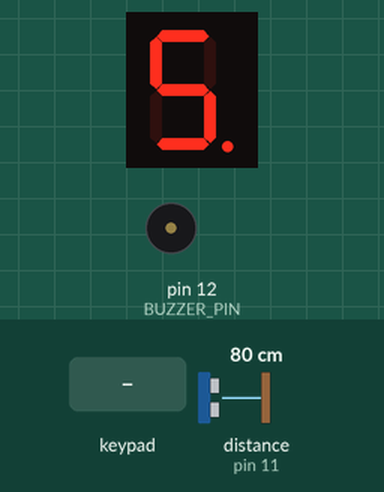
Bench run of a sketch on a simulated Arduino Mega 2560, built with avr-gcc and run on an emulated ATmega2560. Shown: 1-digit seven-segment display, buzzer (waves = sounding, pin HIGH). Wiring (inferred from the names in the program): 1-digit 7-segment display, segments lit when HIGH: segments pin 22, pin 24, pin 26, pin 28, pin 30, pin 32, pin 34, pin 36. The test bench sets the inputs (shaded band); at power-on: distance to the obstacle (sensor on pin 11) 80 cm. The echo pulse lasts 58.3 µs per cm; the segment pins are drawn as the display they are named for; pins used as bus, display or sensor lines are not drawn; what the sketch prints to the serial monitor is not drawn.

Above: at 1.2 s.
1.3 s: keypad keys 1 2 3 4 pressed 0.4 s apart
At 4.2 s:
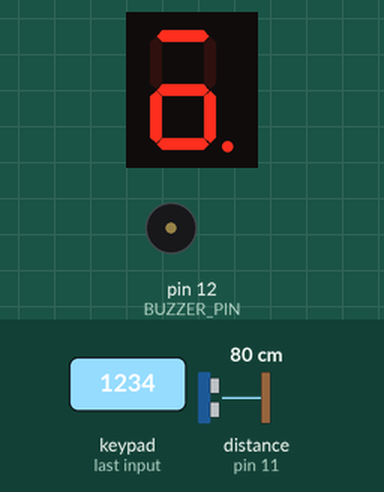
5.0 s: keypad keys 9 8 7 6 pressed 0.4 s apart
At 7.3 s:
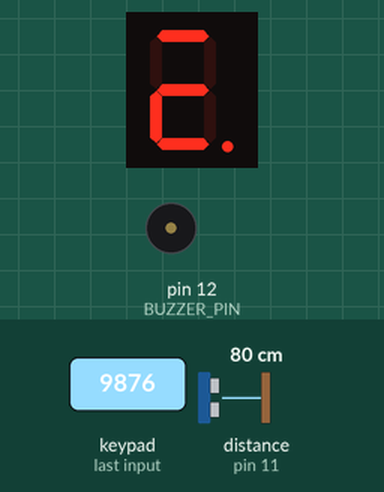
8.1 s: key '5' pressed
At 10.7 s:
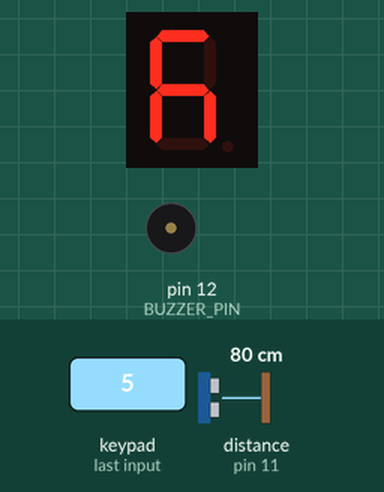
11.1 s: distance to the obstacle (sensor on pin 11) set to 23 cm
12.6 s: distance to the obstacle (sensor on pin 11) set to 18 cm
At 13.7 s:
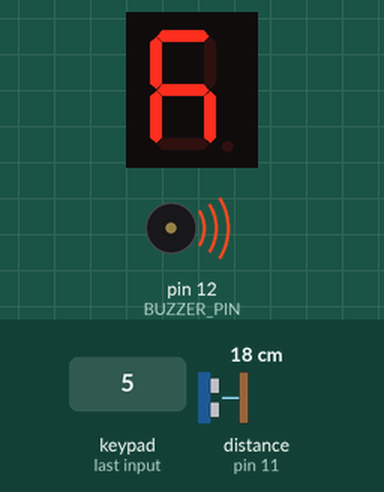
14.2 s: keypad keys 9 8 7 6 # pressed 0.4 s apart
At 16.4 s:
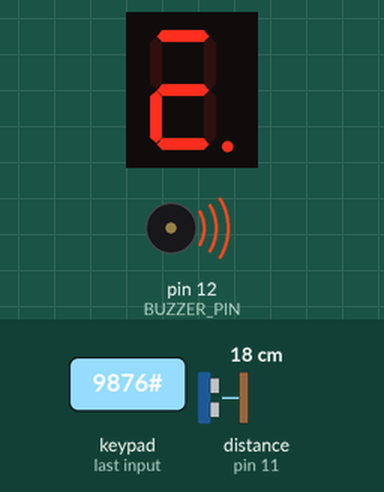
Timing chart, 0 to 17.9 s (numbered marks = the images above; inputs shaded):
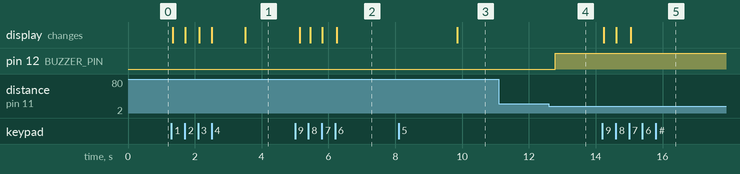

Measured:
- the behaviour switches between 21 and 20 cm on distance to the obstacle (sensor on pin 11) (found by bisection; images 3 and 4)
- after the input at 1.3 s, the display: first changes at once (image 1 shows a later state)
- after the input at 5.0 s, the display: first changes after 0.14 s (image 2 shows a later state)
- after the input at 8.1 s, the display: changes after 1.8 s (image 3)
- after the input at 11.1 s, every drawn part: stays the same
- after the input at 12.6 s, pin 12 (BUZZER_PIN): LOW → HIGH after 0.18 s
- after the input at 14.2 s, the display: first changes at once (image 5 shows a later state)

The sketch:

AlarmSystem.ino
```cpp
#include <Keypad.h>

// Segment pins: A, B, C, D, E, F, G, DP
const int segmentPins[8] = {22, 24, 26, 28, 30, 32, 34, 36}; // 7-segment + DP

// Keypad configuration
const byte ROWS = 4;
const byte COLS = 4;
char hexaKeys[ROWS][COLS] = {
  {'1', '2', '3', 'A'},
  {'4', '5', '6', 'B'},
  {'7', '8', '9', 'C'},
  {'*', '0', '#', 'D'}
};
byte rowPins[ROWS] = {9, 8, 7, 6};
byte colPins[COLS] = {5, 4, 3, 2};
Keypad customKeypad = Keypad(makeKeymap(hexaKeys), rowPins, colPins,
ROWS, COLS);

// Sensor & Buzzer
const int TRIG_PIN = 10;
const int ECHO_PIN = 11;
const int BUZZER_PIN = 12;

// Password
const int pass_array[4] = {1, 2, 3, 4};
const int SIZE = sizeof(pass_array) / sizeof(pass_array[0]);
int user_input_array[4] = {0};
int passw_index = 0;

// Alarm system state
float distance = 999;
bool is_sensor_active = false;
bool alarm_triggered = false;
unsigned long lastKeypadCheck = 0;
unsigned long lastSensorCheck = 0;

void setup() {
  Serial.begin(9600);
  pinMode(BUZZER_PIN, OUTPUT);
  digitalWrite(BUZZER_PIN, LOW);
  pinMode(TRIG_PIN, OUTPUT);
  pinMode(ECHO_PIN, INPUT);

  // Set all segment pins as outputs
  for (int i = 0; i < 8; i++) {
    pinMode(segmentPins[i], OUTPUT);
  }

  Serial.println("🔒 Security System Ready!");
  show0(); // Show 0 on startup
}

void loop() {
  delay(5);
  if (millis() - lastKeypadCheck > 50) {
    lastKeypadCheck = millis();
    char customKey = customKeypad.getKey();

    if (customKey) {
      Serial.print("Key Pressed: ");
      Serial.println(customKey);

      // Show the number on the 7-segment display
      if (customKey >= '0' && customKey <= '9') {
        showNumber(customKey - '0');
        user_input_array[passw_index] = customKey - '0';
        passw_index++;
      }

      if (passw_index == SIZE) {
        if (checkPassword(user_input_array, SIZE)) {
          if (is_sensor_active) {
            Serial.println("🔴 Deactivating Alarm...");
            is_sensor_active = false;
            alarm_triggered = false;
            digitalWrite(BUZZER_PIN, LOW);
            showF(); // D = Deactivate → showF
          } else {
            Serial.println("🟢 Activating Alarm...");
            is_sensor_active = true;
            alarm_triggered = false;
            digitalWrite(BUZZER_PIN, LOW);
            Serial.println("Sensor active! Monitoring...");
            showA(); // A = Activate → showA
          }
        }
        passw_index = 0;
        delay(1500);
      }
    }
  }

  // Sensor logic
  if (is_sensor_active && millis() - lastSensorCheck > 300) {
    lastSensorCheck = millis();

    digitalWrite(TRIG_PIN, LOW);
    delayMicroseconds(5);
    digitalWrite(TRIG_PIN, HIGH);
    delayMicroseconds(10);
    digitalWrite(TRIG_PIN, LOW);

    long duration = pulseIn(ECHO_PIN, HIGH, 50000); // wait for echo (max 50ms)

    if (duration > 0) {
      distance = (duration * 0.0343) / 2.0;
      Serial.print("📏 Distance: ");
      Serial.print(distance);
      Serial.println(" cm");
    } else {
      Serial.println("⚠️ No echo received (duration = 0)");
    }


    if (!alarm_triggered && distance > 0 && distance < 20) {
      alarm_triggered = true;
      Serial.println("🚨 ALARM TRIGGERED");
      digitalWrite(BUZZER_PIN, HIGH);
    }
  }

  if (!is_sensor_active) {
    alarm_triggered = false;
    digitalWrite(BUZZER_PIN, LOW);
  }
}

bool checkPassword(int userInput[], int size) {
  if (size != SIZE) return false;
  for (int i = 0; i < size; i++) {
    if (userInput[i] != pass_array[i]) {
      Serial.println("❌ Wrong password. Try again!");
      showH(); // Error
      delay(2000);
      return false;
    }
  }
  Serial.println("✅ Password Correct!");
  delay(1000);
  return true;
}

// Show number on display

void showNumber(int num) {
  switch (num) {
    case 0: show0(); break;
    case 1: show1(); break;
    case 2: show2(); break;
    case 3: show3(); break;
    case 4: show4(); break;
    case 5: show5(); break;
    case 6: show6(); break;
    case 7: show7(); break;
    case 8: show8(); break;
    case 9: show9(); break;
  }
}
// Segment display functions
void show7() {
  digitalWrite(segmentPins[0], HIGH);  // A
  digitalWrite(segmentPins[1], LOW);  // B
  digitalWrite(segmentPins[2], HIGH);  // C
  digitalWrite(segmentPins[3], HIGH);  // D
  digitalWrite(segmentPins[4], LOW);  // E
  digitalWrite(segmentPins[5], LOW);  // F
  digitalWrite(segmentPins[6], HIGH); // G
  digitalWrite(segmentPins[7], LOW); // DP
  digitalWrite(segmentPins[8], LOW);  // F
  digitalWrite(segmentPins[9], HIGH); // G
  digitalWrite(segmentPins[10], LOW); // DP

}

void show4() {
  digitalWrite(segmentPins[0], HIGH);
  digitalWrite(segmentPins[1], LOW);
  digitalWrite(segmentPins[2], LOW);
  digitalWrite(segmentPins[3], HIGH);
  digitalWrite(segmentPins[4], HIGH);
  digitalWrite(segmentPins[5], LOW);
  digitalWrite(segmentPins[6], HIGH);
  digitalWrite(segmentPins[7], LOW);
}

void show5() {
  digitalWrite(segmentPins[0], HIGH);
  digitalWrite(segmentPins[1], LOW);
  digitalWrite(segmentPins[2], HIGH);
  digitalWrite(segmentPins[3], LOW);
  digitalWrite(segmentPins[4], HIGH);
  digitalWrite(segmentPins[5], HIGH);
  digitalWrite(segmentPins[6], HIGH);
  digitalWrite(segmentPins[7], LOW);
  digitalWrite(segmentPins[8], HIGH);
  digitalWrite(segmentPins[9], HIGH);
  digitalWrite(segmentPins[10], HIGH);

}

void show3() {
  digitalWrite(segmentPins[0], LOW);
  digitalWrite(segmentPins[1], LOW);
  digitalWrite(segmentPins[2], HIGH);
  digitalWrite(segmentPins[3], HIGH);
  digitalWrite(segmentPins[4], HIGH);
  digitalWrite(segmentPins[5], HIGH);
  digitalWrite(segmentPins[6], HIGH);
  digitalWrite(segmentPins[7], LOW);
}

void show9() {
  digitalWrite(segmentPins[0], HIGH);
  digitalWrite(segmentPins[1], LOW);
  digitalWrite(segmentPins[2], HIGH);
  digitalWrite(segmentPins[3], HIGH);
  digitalWrite(segmentPins[4], HIGH);
  digitalWrite(segmentPins[5], LOW);
  digitalWrite(segmentPins[6], HIGH);
  digitalWrite(segmentPins[7], LOW);
}

void show1() {
  digitalWrite(segmentPins[0], LOW);
  digitalWrite(segmentPins[1], LOW);
  digitalWrite(segmentPins[2], LOW);
  digitalWrite(segmentPins[3], HIGH);
  digitalWrite(segmentPins[4], LOW);
  digitalWrite(segmentPins[5], LOW);
  digitalWrite(segmentPins[6], HIGH);
  digitalWrite(segmentPins[7], LOW);
}

void show8() {
  digitalWrite(segmentPins[0], HIGH);
  digitalWrite(segmentPins[1], LOW);
  digitalWrite(segmentPins[2], HIGH);
  digitalWrite(segmentPins[3], HIGH);
  digitalWrite(segmentPins[4], HIGH);
  digitalWrite(segmentPins[5], HIGH);
  digitalWrite(segmentPins[6], HIGH);
  digitalWrite(segmentPins[7], HIGH);
}

void show0() {
  digitalWrite(segmentPins[0], HIGH);
  digitalWrite(segmentPins[1], LOW);
  digitalWrite(segmentPins[2], HIGH);
  digitalWrite(segmentPins[3], HIGH);
  digitalWrite(segmentPins[4], LOW);
  digitalWrite(segmentPins[5], HIGH);
  digitalWrite(segmentPins[6], HIGH);
  digitalWrite(segmentPins[7], HIGH);
}

void show6() {
  digitalWrite(segmentPins[0], HIGH);
  digitalWrite(segmentPins[1], LOW);
  digitalWrite(segmentPins[2], HIGH);
  digitalWrite(segmentPins[3], LOW);
  digitalWrite(segmentPins[4], HIGH);
  digitalWrite(segmentPins[5], HIGH);
  digitalWrite(segmentPins[6], HIGH);
  digitalWrite(segmentPins[7], HIGH);
}

void show2() {
  digitalWrite(segmentPins[0], LOW);
  digitalWrite(segmentPins[1], LOW);
  digitalWrite(segmentPins[2], HIGH);
  digitalWrite(segmentPins[3], HIGH);
  digitalWrite(segmentPins[4], HIGH);
  digitalWrite(segmentPins[5], HIGH);
  digitalWrite(segmentPins[6], LOW);
  digitalWrite(segmentPins[7], HIGH);
}

void showA() {
  digitalWrite(segmentPins[0], HIGH);
  digitalWrite(segmentPins[1], LOW);
  digitalWrite(segmentPins[2], HIGH);
  digitalWrite(segmentPins[3], HIGH);
  digitalWrite(segmentPins[4], HIGH);
  digitalWrite(segmentPins[5], LOW);
  digitalWrite(segmentPins[6], HIGH);
  digitalWrite(segmentPins[7], HIGH);
}
void showE() {
  digitalWrite(segmentPins[0], HIGH);
  digitalWrite(segmentPins[1], LOW);
  digitalWrite(segmentPins[2], HIGH);
  digitalWrite(segmentPins[3], LOW);
  digitalWrite(segmentPins[4], HIGH);
  digitalWrite(segmentPins[5], HIGH);
  digitalWrite(segmentPins[6], LOW);
  digitalWrite(segmentPins[7], HIGH);
}
void showF() {
  digitalWrite(segmentPins[0], HIGH);
  digitalWrite(segmentPins[1], LOW);
  digitalWrite(segmentPins[2], HIGH);
  digitalWrite(segmentPins[3], LOW);
  digitalWrite(segmentPins[4], HIGH);
  digitalWrite(segmentPins[5], LOW);
  digitalWrite(segmentPins[6], LOW);
  digitalWrite(segmentPins[7], HIGH);
}

void showH() {
  digitalWrite(segmentPins[0], HIGH);
  digitalWrite(segmentPins[1], LOW);
  digitalWrite(segmentPins[2], LOW);
  digitalWrite(segmentPins[3], HIGH);
  digitalWrite(segmentPins[4], HIGH);
  digitalWrite(segmentPins[5], LOW);
  digitalWrite(segmentPins[6], HIGH);
  digitalWrite(segmentPins[7], HIGH);
}
```
